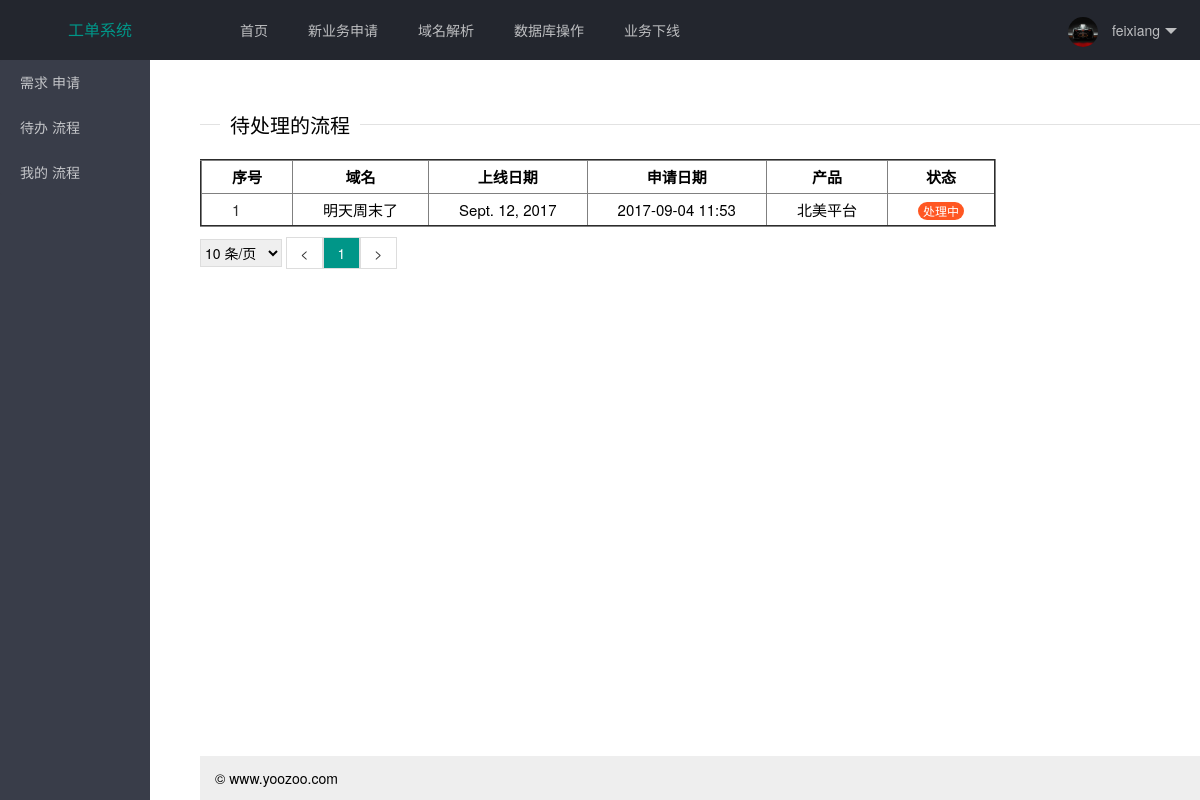
/backlog.html (signed in), run on an earlier commit of the app's database.
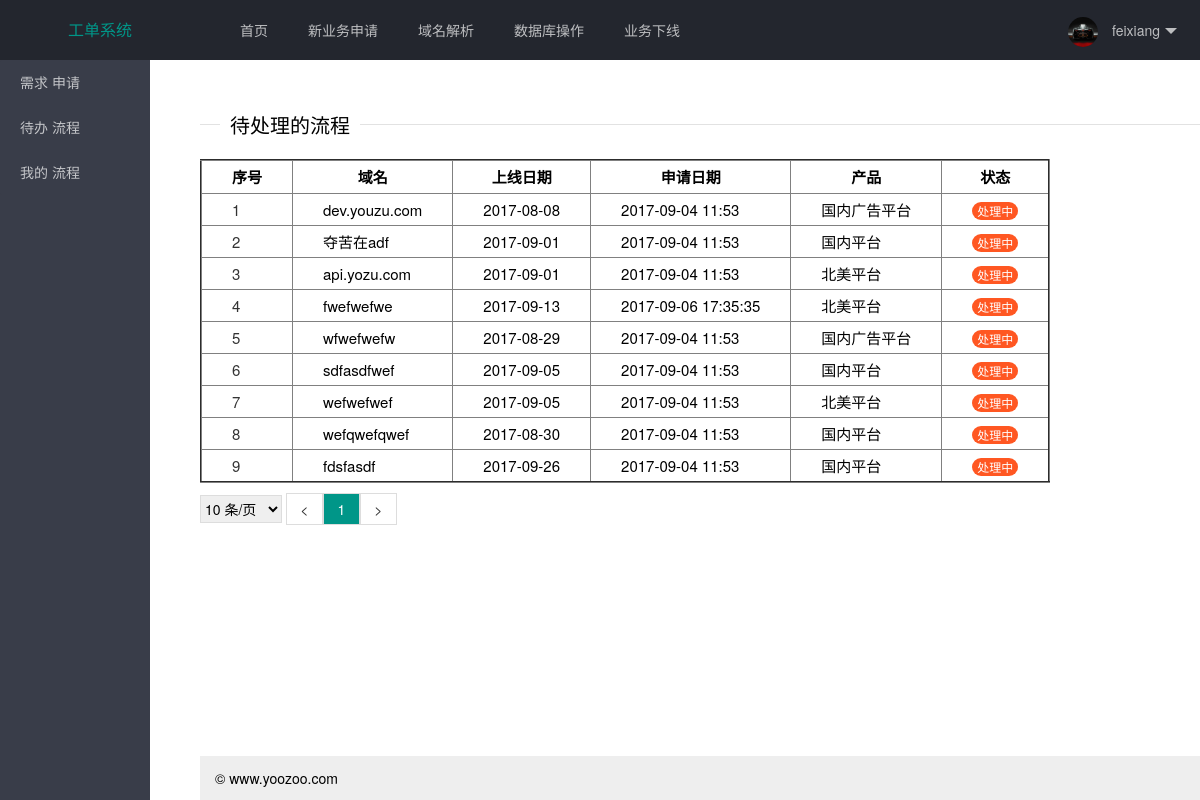
And on a later commit of the database.
### work/models.py (models this page shows)
class Op_domain(models.Model):
    domain = models.CharField(max_length=64, db_index=True)
    IP = models.CharField(max_length=64)
    internal = models.CharField(max_length=32)
    online_date = models.CharField(max_length=64, db_index=True)
    state = models.CharField(max_length=128)
    author = models.CharField(max_length=32)
    status = models.CharField(max_length=4)  # 0 是进行中，1是已完成
    apply_date = models.CharField(max_length=64)
    ops = models.ForeignKey('User_Info', to_field="id")
    product = models.ForeignKey("Product", to_field="id")
    class Meta:
        db_table = 'op_domain'

class Product(models.Model):
    name = models.CharField(max_length=64, db_index=True)
    class Meta:
        db_table = 'product_names'

class Domain_info(models.Model):
    project_name = models.CharField(max_length=64, null=True)
    domain = models.CharField(max_length=64)
    online_date = models.CharField(max_length=64, db_index=True)
    https = models.CharField(max_length=32, null=True)  # 0是http, 1是https
    state = models.CharField(max_length=128)
    author = models.CharField(max_length=32)
    status = models.CharField(max_length=4)     # 0 是进行中，1是已完成
    apply_date = models.CharField(max_length=64)
    product = models.ForeignKey("Product", to_field="id")
    ops = models.ForeignKey('User_Info', to_field="id")
    class Meta:
        db_table = 'domain_info'

### work/view/account.py (the view)
    def inner(request, *args, **kwargs):
        v = request.session.get('is_login',None)
        if not v:
            return redirect('/login/')
        return func(request, *args, **kwargs)

### utils/pagination.py (called while the page is built)
    @property
    def start(self):
        return (self.current_page - 1) * self.per_page_count

    @property
    def end(self):
        return self.current_page * self.per_page_count

    @property
    def total_count(self):
        v, y = divmod(self.data_count, self.per_page_count)
        if y:
            v += 1
        return v

### work/view/account.py (called while the page is built)
def auth(func):
    def inner(request, *args, **kwargs):
        v = request.session.get('is_login',None)
        if not v:
            return redirect('/login/')
        return func(request, *args, **kwargs)
    return inner

### templates/backlog.html (shortened to what this page needs)
{% extends 'base.html' %}
{% block content %}
    <fieldset class="layui-elem-field layui-field-title" style="margin-top: 50px;">
        <legend>待处理的流程</legend>
    </fieldset>
    <div>
        <table border="2">
            <thead>
            <tr>
                <th class="backlog-border">序号</th>
                <th class="backlog-border">域名</th>
                <th class="backlog-border">上线日期</th>
                <th class="backlog-border">申请日期</th>
                <th class="backlog-border">产品</th>
                <th class="backlog-border">状态</th>
            </tr>
            </thead>
            <tbody>
            {% for item in data %}
            <tr>
                <td class="backlog-border"><a href="#">{{ forloop.counter }}</a></td>
                <td class="backlog-border">{{ item.domain }}</td>
                <td class="backlog-border">{{ item.online_date }}</td>
                <td class="backlog-border">{{ item.apply_date }}</td>
                <td class="backlog-border">{{ item.product.name }}</td>
                {% if item.status in '0' %}
                <td class="backlog-border"><span class="layui-badge">处理中</span></td>
                {% else %}
                <td class="backlog-border"><span class="layui-badge layui-bg-green">已完成</span></td>
                {% endif %}
            </tr>
            {% endfor %}
            </tbody>
        </table>
        <div style="padding: 10px 0;">
            <div style="display: inline-block">
                <select id="ps" style="height: 28px; border: 1px solid #dddddd" onchange="changePageSize()">
                    <option value="10">10 条/页</option>
                </select>
            </div>
            <div class="pagination" style="display:inline-block;">
                {{ page_str }}
            </div>
        </div>
    </div>
{% endblock %}

What changed in the data, as far as the page shows it:
no longer on this page (row edited): Op_domain: domain "明天周末了", online_date "Sept. 12, 2017", apply_date "2017-09-04 11:53", product.name "北美平台", status "处理中"
now on this page (row edited): Domain_info: domain "dev.youzu.com", online_date "2017-08-08", apply_date "2017-09-04 11:53", product.name "国内广告平台", status "处理中"
now on this page (row edited): Domain_info: domain "夺苦在adf", online_date "2017-09-01", apply_date "2017-09-04 11:53", product.name "国内平台", status "处理中"
now on this page (row edited): Domain_info: domain "api.yozu.com", online_date "2017-09-01", apply_date "2017-09-04 11:53", product.name "北美平台", status "处理中"
added Domain_info: domain "fwefwefwe", online_date "2017-09-13", apply_date "2017-09-06 17:35:35", product.name "北美平台", status "处理中"
now on this page (row edited): Op_domain: domain "wfwefwefw", online_date "2017-08-29", apply_date "2017-09-04 11:53", product.name "国内广告平台", status "处理中"
now on this page (row edited): Op_domain: domain "sdfasdfwef", online_date "2017-09-05", apply_date "2017-09-04 11:53", product.name "国内平台", status "处理中"
now on this page (row edited): Op_domain: domain "wefwefwef", online_date "2017-09-05", apply_date "2017-09-04 11:53", product.name "北美平台", status "处理中"
now on this page (row edited): Op_domain: domain "wefqwefqwef", online_date "2017-08-30", apply_date "2017-09-04 11:53", product.name "国内平台", status "处理中"
now on this page (row edited): Op_domain: domain "fdsfasdf", online_date "2017-09-26", apply_date "2017-09-04 11:53", product.name "国内平台", status "处理中"
